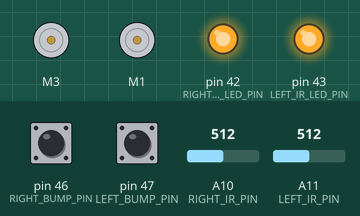
The sketch below on a simulated Arduino Mega 2560, built with avr-gcc and run on an emulated ATmega2560. Shown: 2 × DC motor (green arrow = forward, orange = backward, longer = faster), output pins drawn as LEDs (lit = HIGH). The inputs (shaded band) are chosen by the test bench; at power-on: pin 46 (RIGHT_BUMP_PIN) HIGH, pin 47 (LEFT_BUMP_PIN) HIGH, A10 (RIGHT_IR_PIN) = 512, A11 (LEFT_IR_PIN) = 512. What the sketch prints to the serial monitor is not drawn.

Above: at 0.8 s.
0.9 s: pin 46 (RIGHT_BUMP_PIN) pulled LOW for 0.15 s
2.5 s: pin 46 (RIGHT_BUMP_PIN) pulled LOW for 1 s
Timing chart, 0 to 5.5 s (numbered marks = the images above; inputs shaded):
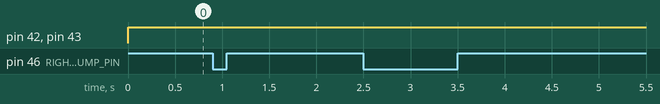

The sketch:

B3_09_LineFollow.ino
```cpp
/* B3_09_LineFollow_Left.ino
   Drive the TWO-WHEELED Bread Board Bot (BBbot, B^3)
   forward, following a black line, but pretty inefficiently.
   When a whisker bump sensor on either side hits something,
   back up and turn slightly away from that direction and resume
   forward path.
   Stop at a specified distance from an object directly ahead.
   Arduino: Arduino Mega 256 v3 Clone
   Motor Shield: Adafruit assembled Motor Shield for Arduino v2
   ---->  http://www.adafruit.com/products/1438
   Programmer: Dave Eslinger; June 13, 2015
   Revisions:
*/
#include <Wire.h>
#include <Adafruit_MotorShield.h>
#include <math.h>
#include <breadboardbot.h>
#include <NewPing.h>

// Create the motor shield object with the default I2C address
Adafruit_MotorShield AFMS = Adafruit_MotorShield();

/* Define Constants */

// IO Pins used
const byte LEFT_BUMP_PIN = 47;    // Define DIGITAL Pins for left
const byte RIGHT_BUMP_PIN = 46;   // and right bump sensors
const byte SONIC_TRIGGER_PIN = 50;
const byte SONIC_ECHO_PIN = 51;
const byte LEFT_IR_LED_PIN = 43;
const byte LEFT_IR_PIN = A11;
const byte RIGHT_IR_LED_PIN = 42;
const byte RIGHT_IR_PIN = A10;

// Parameters controlling program behavior
// Bump behavior
const byte FORWARD_SPEED = 50;   // Define normal speeds
const byte BACKWARD_SPEED = 50;  // and backup/turn speed
const int  TURN_DURATION = 1000;   // Turn length in milliseconds

// Sonic sensor
const float TARGET_DISTANCE_INCHES = 10;
const int MAX_SONIC_DISTANCE = 500;      // cm, optional, 500 cm is default

// Line Following
const byte FOLLOW_LEFT_SIDE = 1;
const float HI_LIGHT = 0.80;     // Keep the BRIGHT side of the line ABOVE this
// fraction of the Maximum read by that sensor
const float LO_LIGHT = 0.20;     // Keep the DARK side of the line BELOW this
// fraction of the Maximum read by that sensor

// Define 'ports' for motors.
const byte LEFT_MOTOR_PORT = 3;
const byte RIGHT_MOTOR_PORT = 1;
// Create pointers to motor control objects
Adafruit_DCMotor *motorLeft = AFMS.getMotor(LEFT_MOTOR_PORT);
Adafruit_DCMotor *motorRight = AFMS.getMotor(RIGHT_MOTOR_PORT);

/* Define new untrasonic sensor with trigger & echo pins and
   the maximum distance to be sensed. */
NewPing sonic(SONIC_TRIGGER_PIN, SONIC_ECHO_PIN, MAX_SONIC_DISTANCE);

/* Global Variables */
int leftIR;
int minLeftIR = 1026;
int maxLeftIR = -1024;
int rightIR;
int minRightIR = 1026;
int maxRightIR = -1024;
float brightLeft;
float darkRight;
float leftRange;
float rightRange;

void setup(void) {
  AFMS.begin();  // create with the default frequency 1.6KHz
  // Turn off all motors to start, just a good habit
  motorLeft->run(RELEASE);
  motorRight->run(RELEASE);
  Serial.begin(9600);  //Begin serial communcation

  /*Set up Bump Pins with Arduino internal pullup resistors
    This will make them always high unless a bump switch is hit,
    which will make a connection to ground and they will read low. */
  pinMode(LEFT_BUMP_PIN, INPUT_PULLUP);
  pinMode(RIGHT_BUMP_PIN, INPUT_PULLUP);

  /* Define IR LED source pins as OUTPUTs and turn on the IR LEDs */
  pinMode(LEFT_IR_LED_PIN, OUTPUT);
  pinMode(RIGHT_IR_LED_PIN, OUTPUT);
  digitalWrite(LEFT_IR_LED_PIN, HIGH);
  digitalWrite(RIGHT_IR_LED_PIN, HIGH);

  /* Calibrate the IR sensors
     1) Place over the brightest target and hold down right bumper switch.
     2) Move back and forth to read various bright values, release bumper.
     3) Place over the darkest target and hold down right bumper again.
     4) All done!  The program
        calculates the 80% and 20% (or as set by HI_LIGHT% and LO_LIGHT% values)
        target values to keep the sensors at.
  */
  while (digitalRead(RIGHT_BUMP_PIN) == HIGH) {} // Pause until the pin is grounded (our switch)
  while (digitalRead(RIGHT_BUMP_PIN) == LOW) { // Get high light values until the pin
    // is no longer grounded
    leftIR = analogRead(LEFT_IR_PIN);
    rightIR = analogRead(RIGHT_IR_PIN);
    Serial.print(leftIR);
    Serial.print("  = leftIR, Calibrate LIGHT rightIR = ");
    Serial.println(rightIR);
    if ( leftIR > maxLeftIR ) {
      maxLeftIR = leftIR;
    }
    if ( rightIR > maxRightIR ) {
      maxRightIR = rightIR;
    }
  }
  /*Do the same, but over a dark target */
  while (digitalRead(RIGHT_BUMP_PIN) == HIGH) {} // Pause until the pin is grounded (our switch)
  while (digitalRead(RIGHT_BUMP_PIN) == LOW) {   // Get dark light values until the pin
    // is no longer grounded
    leftIR = analogRead(LEFT_IR_PIN);
    rightIR = analogRead(RIGHT_IR_PIN);
    Serial.print(leftIR);
    Serial.print("  = leftIR, Calibrate DARK  rightIR = ");
    Serial.println(rightIR);
    if ( leftIR < minLeftIR ) {
      minLeftIR = leftIR;
    }
    if ( rightIR < minRightIR ) {
      minRightIR = rightIR;
    }
  }
  leftRange = maxLeftIR - minLeftIR;
  rightRange = maxRightIR - minRightIR;
  brightLeft = maxLeftIR - ((1.0 - HI_LIGHT) * leftRange);
  darkRight = minRightIR + (LO_LIGHT * rightRange);

  while ( digitalRead(LEFT_BUMP_PIN) == HIGH) {} // Pause until you trigger the left bump switch
  delay(1000);                      // Then wait 1 second and start line following.
}

void loop() {

  leftIR = analogRead(LEFT_IR_PIN);
  rightIR = analogRead(RIGHT_IR_PIN);
  Serial.print(leftIR);
  Serial.print("  = leftIR,brightLeft = ");
  Serial.print(brightLeft);
  Serial.print(", darkRight = ");
  Serial.print(darkRight);
  Serial.print(", rightIR = ");
  Serial.println(rightIR);

  motorLeft->setSpeed(FORWARD_SPEED);
  motorRight->setSpeed(FORWARD_SPEED);

  if (leftIR < brightLeft ) {          // Too far right, stop left motor
    motorLeft->run(BACKWARD);
    motorLeft->setSpeed(20);
  }
  else if (rightIR > darkRight) {
    motorRight->run(BACKWARD);
    motorRight->setSpeed(20);       // Too far right, stop RIGHT motor
  }
  motorLeft->run(FORWARD);
  motorRight->run(FORWARD);
  delay(200);
}
```

Measured:
- after the input at 0.9 s, every drawn part: stays the same
- after the input at 2.5 s, every drawn part: stays the same
